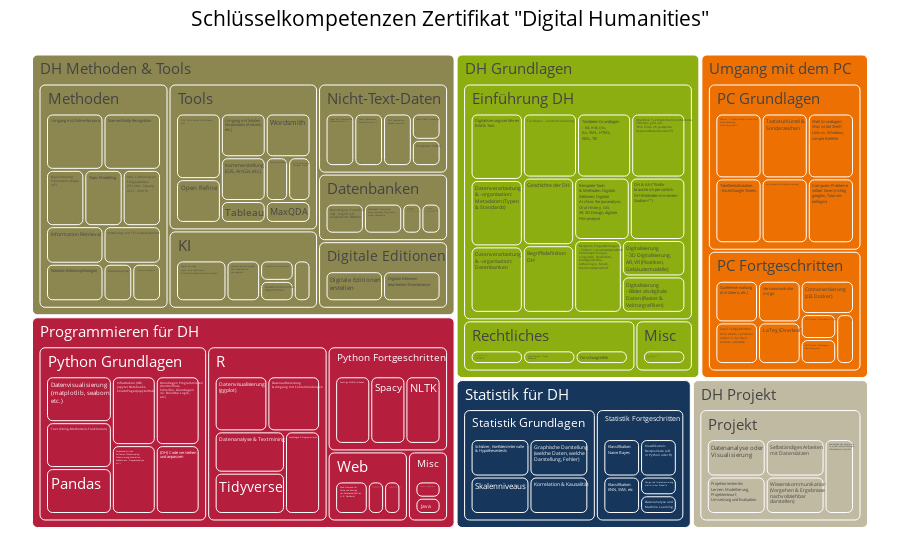

Notebook code cell kept with this figure:
### Markdown cell above
# Ohne Module

### Code cell
import plotly.express as px

fig = px.treemap(df, path=[
    # px.Constant('Schlüsselkompetenzen Zertifikat "Digital Humanities"'),
    # 'Modul',
    'Bereich',
    'Unterbereich',
    'AS'
],
    values='Prio_',
    # hover_data=['Zeitaufwand'],
    # color=df['color'],
    # color_discrete_map={key: RUB_palette[bereich_colors[key]] for key in bereich_colors.keys()}
    # color_discrete_map={key: RUB_palette[bereich_colors[key]] for key in bereich_colors.keys()}
    color='Bereich',
    color_discrete_sequence=df['color'],
    color_discrete_map=dict(zip(df['Bereich'], df['color']))
)
fig.update_traces(marker=dict(cornerradius=5))
fig.update_layout(margin=dict(t=25, l=25, r=25, b=25))
fig.update_traces(hovertemplate='%{label}')
fig.update_layout(
    title={
    'text': 'Schlüsselkompetenzen Zertifikat "Digital Humanities"',  # Set your headline text here
    'y':0.98,  # Position the title slightly below the top edge
    'x':0.5,   # Center-align the title
    'xanchor': 'center',
    'yanchor': 'top'
    },
    # template='seaborn',
    font=dict(
        # family="Courier New, monospace",
        size=15,  # Set the font size here
        color="Black"
    )
)
fig.show()
fig.write_html("AS_Bereiche.html",  include_plotlyjs='cdn')
fig.write_image(f"img/AS_Bereiche.svg")

### Figure 1 — Plotly figure (JSON) as saved in the notebook; plotly's stock layout.template omitted (floating-point values rounded to 4 significant figures)
{"data": [{"branchvalues": "total", "customdata": [["DH Grundlagen"], ["DH Grundlagen"], ["DH Grundlagen"], ["DH Methoden & Tools"], ["DH Methoden & Tools"], ["DH Methoden & Tools"], ["Statistik für DH"], ["Programmieren für DH"], ["Programmieren für DH"], ["DH Grundlagen"], ["DH Grundlagen"], ["DH Grundlagen"], ["Programmieren für DH"], ["DH Projekt"], ["Programmieren für DH"], ["Statistik für DH"], ["Umgang mit dem PC"], ["Umgang mit dem PC"], ["Programmieren für DH"], ["Umgang mit dem PC"], ["DH Methoden & Tools"], ["Programmieren für DH"], ["DH Methoden & Tools"], ["DH Projekt"], ["Umgang mit dem PC"], ["Statistik für DH"], ["Umgang mit dem PC"], ["Umgang mit dem PC"], ["Statistik für DH"], ["Programmieren für DH"], ["DH Methoden & Tools"], ["Programmieren für DH"], ["DH Grundlagen"], ["DH Projekt"], ["DH Grundlagen"], ["DH Methoden & Tools"], ["DH Methoden & Tools"], ["Programmieren für DH"], ["Programmieren für DH"], ["Programmieren für DH"], ["DH Methoden & Tools"], ["Programmieren für DH"], ["Umgang mit dem PC"], ["DH Methoden & Tools"], ["Umgang mit dem PC"], ["Umgang mit dem PC"], ["Programmieren für DH"], ["DH Grundlagen"], ["Umgang mit dem PC"], ["DH Methoden & Tools"], ["DH Methoden & Tools"], ["DH Methoden & Tools"], ["DH Methoden & Tools"], ["DH Projekt"], ["DH Methoden & Tools"], ["DH Methoden & Tools"], ["DH Grundlagen"], ["Statistik für DH"], ["Statistik für DH"], ["DH Methoden & Tools"], ["DH Methoden & Tools"], ["DH Methoden & Tools"], ["Programmieren für DH"], ["DH Grundlagen"], ["Programmieren für DH"], ["DH Methoden & Tools"], ["Statistik für DH"], ["Statistik für DH"], ["DH Methoden & Tools"], ["DH Methoden & Tools"], ["DH Grundlagen"], ["DH Methoden & Tools"], ["DH Methoden & Tools"], ["DH Grundlagen"], ["DH Methoden & Tools"], ["Programmieren für DH"], ["Programmieren für DH"], ["Programmieren für DH"], ["DH Methoden & Tools"], ["Statistik für DH"], ["Umgang mit dem PC"], ["DH Methoden & Tools"], ["DH Methoden & Tools"], ["DH Methoden & Tools"], ["DH Methoden & Tools"], ["Programmieren für DH"], ["DH Methoden & Tools"], ["DH Projekt"], ["DH Methoden & Tools"], ["DH Methoden & Tools"], ["Umgang mit dem PC"], ["DH Grundlagen"], ["DH Methoden & Tools"], ["DH Grundlagen"], ["DH Methoden & Tools"], ["Umgang mit dem PC"], ["Umgang mit dem PC"], ["DH Grundlagen"], ["DH Grundlagen"], ["Programmieren für DH"], ["DH Methoden & Tools"], ["DH Methoden & Tools"], ["DH Grundlagen"], ["DH Methoden & Tools"], ["DH Methoden & Tools"], ["DH Grundlagen"], ["Programmieren für DH"], ["DH Methoden & Tools"], ["Umgang mit dem PC"], ["Umgang mit dem PC"], ["DH Projekt"], ["Programmieren für DH"], ["Programmieren für DH"], ["Programmieren für DH"], ["DH Grundlagen"], ["Statistik für DH"], ["Statistik für DH"], ["DH Methoden & Tools"], ["Programmieren für DH"], ["DH Grundlagen"], ["DH Methoden & Tools"], ["DH Projekt"], ["Programmieren für DH"], ["Statistik für DH"], ["Umgang mit dem PC"]], "domain": {"x": [0, 1], "y": [0, 1]}, "hovertemplate": "%{label}", "ids": ["DH Grundlagen/Einführung DH/Digitalisierung<br>- 3D Digitalisierung,<br>AR, VR (Plastiken,<br>Gebäudemodelle)", "DH Grundlagen/Einführung DH/Digitalisierungsverfahren<br>Bild & Text", "DH Grundlagen/Einführung DH/Digitalisierung<br>- Bilder als digitale<br>Daten (Raster &<br>Vektorgrafiken)", "DH Methoden & Tools/Methoden/Digitalisierung:<br>Frameworks (bspw.<br>IIIF)", "DH Methoden & Tools/Digitale Editionen/Digitale Editionen<br>erstellen", "DH Methoden & Tools/Digitale Editionen/Digitale Editionen<br>bearbeiten/ Maintenance", "Statistik für DH/Statistik Fortgeschritten/Design und Implementierung<br>statistischer Modelle", "Programmieren für DH/Python Grundlagen/Datenvisualisierung<br>(matplotlib, seaborn,<br>etc.)", "Programmieren für DH/R/Datenvisualisierung<br>(ggplot)", "DH Grundlagen/Einführung DH/Datenverarbeitung<br>& -organisation:<br>Metadaten (Typen<br>& Standards)", "DH Grundlagen/Einführung DH/Datenverarbeitung<br>& -organisation:<br>Datenbanken", "DH Grundlagen/Rechtliches/Datenschutz, Copyright,<br>DSGVO (in Bezug<br>auf Webscraping)", "Programmieren für DH/R/Datenaufbereitung<br>& Umgang mit Fehlermeldungen", "DH Projekt/Projekt/Datenanalyse oder<br>Visualisierung", "Programmieren für DH/R/Datenanalyse & Textmining", "Statistik für DH/Statistik Fortgeschritten/Datenanalyse und<br>Machine Learning", "Umgang mit dem PC/PC Grundlagen/Dateien - Ordnerstruktur/-hierarchie,<br>Pfade, Benennung,<br>Arten, Umwandeln", "Umgang mit dem PC/PC Grundlagen/Tabellenkalkulation<br>- Excel/Google Sheets", "Programmieren für DH/Python Grundlagen/Text (String-Methoden/-Funktionen)", "Umgang mit dem PC/PC Grundlagen/Tastaturkürzel &<br>Sonderzeichen", "DH Methoden & Tools/Tools/Open Refine", "Programmieren für DH/Python Grundlagen/Pandas", "DH Methoden & Tools/Tools/Tableau", "DH Projekt/Projekt/Projektorientiertes<br>Lernen: Modellierung,<br>Projektentwurf,<br>Umsetzung und Evaluation", "Umgang mit dem PC/PC Fortgeschritten/Quellenverwaltung<br>(mit Zotero, etc.)", "Statistik für DH/Statistik Grundlagen/Schätzer, Konfidenzintervalle<br>& Hypothesentests", "Umgang mit dem PC/PC Fortgeschritten/Shell Fortgeschritten:<br>shell scripts, variablen,<br>editor in der shell,<br>remote access/ssh", "Umgang mit dem PC/PC Grundlagen/Shell Grundlagen:<br>Was ist die Shell?,<br>Unix vs. Windows,<br>simple Befehle", "Statistik für DH/Statistik Grundlagen/Skalenniveaus", "Programmieren für DH/Python Fortgeschritten/Sonstige DH-Bibliotheken", "DH Methoden & Tools/Tools/Sonstige DH-Tools", "Programmieren für DH/Python Fortgeschritten/Spacy", "DH Grundlagen/Einführung DH/Textdaten - Zeichenkodierung", "DH Projekt/Projekt/Selbständiges Arbeiten<br>mit Datensätzen", "DH Grundlagen/Einführung DH/Textdaten Grundlagen<br>-  txt, md, csv,<br>tsv, XML, HTML,<br>KML, TEI", "DH Methoden & Tools/Tools/OCR: Tools, Python-Bibliotheken,<br>APIs", "DH Methoden & Tools/Methoden/Topic Modelling", "Programmieren für DH/Web/Webseiten (HTML,<br>CSS, PHP, JavaScript)", "Programmieren für DH/Web/Web-Programmierung/<br>-Frameworks (Django,<br>Flask, etc.)", "Programmieren für DH/Web/Web-Frontend zur<br>Suche und Anzeige<br>von Datenbankinhalten<br>(z.B. Dashbord)", "DH Methoden & Tools/Nicht-Text-Daten/Video & 3D (Bearbeiten,<br>Konvertieren, etc.)", "Programmieren für DH/R/Tidyverse", "Umgang mit dem PC/PC Grundlagen/Versionskontrolle/Datensicherung", "DH Methoden & Tools/Tools/Umgang mit lokalen<br>Korpustools (Antconc,<br>etc.)", "Umgang mit dem PC/PC Fortgeschritten/Versionskontrolle<br>mit git", "Umgang mit dem PC/PC Fortgeschritten/UNIX/Linux: Serveradministration", "Programmieren für DH/Misc/UNIX/Linux: Script-Sprachen", "DH Grundlagen/Rechtliches/Open Access / Open<br>Research", "Umgang mit dem PC/PC Fortgeschritten/UNIX/Linux: Grundlagen,<br>Betriebssystem", "DH Methoden & Tools/Tools/Trifacta/Alteryx<br>Designer Cloud", "DH Methoden & Tools/KI/Transformer-Architektur", "DH Methoden & Tools/Methoden/Umgang mit Online-Korpora", "DH Methoden & Tools/KI/Überblick (High<br>Level: wie funktioniert<br>KI/ML/Klassifikation/Generation/Bias)", "DH Projekt/Projekt/Wissenskommunikation<br>(Vorgehen & Ergebnisse<br>nachvollziehbar<br>darstellen)", "DH Methoden & Tools/Tools/Wordsmith", "DH Methoden & Tools/Methoden/XML-Technologien<br>Fortgeschritten<br>(TEI-XML, Xquery,<br>XSLT, XPATH)", "DH Grundlagen/Einführung DH/Überblick Textdatenbanken/Korpora<br>(\"Welche gibt es?\",<br>\"Wie finde ich passende<br>Korpora/Datenbanken?\")", "Statistik für DH/Statistik Fortgeschritten/Klassifikation:<br>Naive Bayes", "Statistik für DH/Statistik Grundlagen/Graphische Darstellung<br>(welche Daten, welche<br>Darstellung, Fehler)", "DH Methoden & Tools/Datenbanken/Grundlagen: Excel/CSV,<br>SQL, Zugriff auf<br>existierende DBs/API", "DH Methoden & Tools/Datenbanken/Grundlagen: Verwalten,<br>Zusammenfügen, Analysieren<br>großer Datensätze", "DH Methoden & Tools/Methoden/Information Retrieval", "Programmieren für DH/Python Grundlagen/Infrastruktur (IDE,<br>Jupyter Notebooks,<br>Colab/Pages/JupyterHub)", "DH Grundlagen/Misc/Internationale Standards<br>in der Auszeichnung<br>von (Meta)daten<br>z.B. METS, MODS,<br>TEI", "Programmieren für DH/Misc/Java ", "DH Methoden & Tools/Tools/Kartenerstellung<br>(GIS, ArcGis, etc.)", "Statistik für DH/Statistik Fortgeschritten/Klassifikation:<br>Beispielcode (z.B.<br>in Python oder R)", "Statistik für DH/Statistik Fortgeschritten/Klassifikation:<br>KNN, SVM, etc", "DH Methoden & Tools/Methoden/Kollation (Editionsphilologie)", "DH Methoden & Tools/Methoden/Graphanalyse", "DH Grundlagen/Einführung DH/Geschichte der DH", "DH Methoden & Tools/Datenbanken/Fortgeschritten:<br>selbst aufsetzen,<br>bearbeiten, maintainen", "DH Methoden & Tools/Datenbanken/Fortgeschritten:<br>SQL/NoSQL, eXist-db,<br>MongoDB, etc.", "DH Grundlagen/Rechtliches/Forschungsethik", "DH Methoden & Tools/Methoden/Erstellung von TEI-Customisations", "Programmieren für DH/R/Grundlagen R Programmieren", "Programmieren für DH/Python Grundlagen/Grundlagen Programmieren<br>(Kontrollfluss,<br>Schleifen, Grundlagen<br>i/o, Boolsche Logik,<br>etc.)", "Programmieren für DH/Python Fortgeschritten/NLTK", "DH Methoden & Tools/Methoden/Named Entity Recognition", "Statistik für DH/Statistik Grundlagen/Korrelation & Kausalität", "Umgang mit dem PC/PC Fortgeschritten/LaTeχ (Overleaf)", "DH Methoden & Tools/KI/Maschinelles Lernen:<br>Algorithmen", "DH Methoden & Tools/KI/Mathematische Grundlagen", "DH Methoden & Tools/Tools/MaxQDA", "DH Methoden & Tools/Methoden/Network Analysis", "Programmieren für DH/Python Grundlagen/Korpusanalytische<br>Verfahren (Webscraping,<br>Tokenisierung, Annotation,<br>Kookkurrenz-, Frequenzanalyse,<br>etc.)", "DH Methoden & Tools/KI/(Python-)Beispielprojekt<br>zum Ausprobieren<br>und Anpassen", "DH Projekt/Projekt/Anwendung der Kenntnisse<br>in einem selbstständigen<br>(Datenanalyse-)projekt", "DH Methoden & Tools/Nicht-Text-Daten/Audio (Bearbeiten,<br>Konvertieren, etc.)", "DH Methoden & Tools/Nicht-Text-Daten/Audio Signal Processing", "Umgang mit dem PC/PC Fortgeschritten/Aufbau/Administration<br>von Client-Server-Architektur", "DH Grundlagen/Einführung DH/Begriffsdefinition<br>DH", "DH Methoden & Tools/Nicht-Text-Daten/Bild (Bearbeiten,<br>Konvertieren, etc.)", "DH Grundlagen/Einführung DH/Beispiele Tools<br>& Methoden: Digitale<br>Editionen, Digitale<br>Archive, Korpusanalyse,<br>Oral History, GIS,<br>VR, 3D-Design, digitale<br>Filmanalyse", "DH Methoden & Tools/Nicht-Text-Daten/Computer Vision", "Umgang mit dem PC/PC Grundlagen/Computer-Probleme<br>selber lösen (richtig<br>googlen, Tutorials<br>befolgen)", "Umgang mit dem PC/PC Fortgeschritten/Containerisierung<br>(z.B. Docker)", "DH Grundlagen/Einführung DH/DH & Ich (\"Wofür<br>brauche ich persönlich<br>DH-Methoden in meinem<br>Studium?\")", "DH Grundlagen/Einführung DH/Beispiele Fragestellungen<br>- Fächer: Literaturwissenschaft,<br>Editionsphilologie,<br>Linguistik, Geschichte,<br>Kunstgeschichte,<br>Archäologie, Musik,<br>Medienwissenschaft", "Programmieren für DH/Python Grundlagen/(DH) Code verstehen<br>und anpassen", "DH Methoden & Tools/Datenbanken", "DH Methoden & Tools/Digitale Editionen", "DH Grundlagen/Einführung DH", "DH Methoden & Tools/KI", "DH Methoden & Tools/Methoden", "DH Grundlagen/Misc", "Programmieren für DH/Misc", "DH Methoden & Tools/Nicht-Text-Daten", "Umgang mit dem PC/PC Fortgeschritten", "Umgang mit dem PC/PC Grundlagen", "DH Projekt/Projekt", "Programmieren für DH/Python Fortgeschritten", "Programmieren für DH/Python Grundlagen", "Programmieren für DH/R", "DH Grundlagen/Rechtliches", "Statistik für DH/Statistik Fortgeschritten", "Statistik für DH/Statistik Grundlagen", "DH Methoden & Tools/Tools", "Programmieren für DH/Web", "DH Grundlagen", "DH Methoden & Tools", "DH Projekt", "Programmieren für DH", "Statistik für DH", "Umgang mit dem PC"], "labels": ["Digitalisierung<br>- 3D Digitalisierung,<br>AR, VR (Plastiken,<br>Gebäudemodelle)", "Digitalisierungsverfahren<br>Bild & Text", "Digitalisierung<br>- Bilder als digitale<br>Daten (Raster &<br>Vektorgrafiken)", "Digitalisierung:<br>Frameworks (bspw.<br>IIIF)", "Digitale Editionen<br>erstellen", "Digitale Editionen<br>bearbeiten/ Maintenance", "Design und Implementierung<br>statistischer Modelle", "Datenvisualisierung<br>(matplotlib, seaborn,<br>etc.)", "Datenvisualisierung<br>(ggplot)", "Datenverarbeitung<br>& -organisation:<br>Metadaten (Typen<br>& Standards)", "Datenverarbeitung<br>& -organisation:<br>Datenbanken", "Datenschutz, Copyright,<br>DSGVO (in Bezug<br>auf Webscraping)", "Datenaufbereitung<br>& Umgang mit Fehlermeldungen", "Datenanalyse oder<br>Visualisierung", "Datenanalyse & Textmining", "Datenanalyse und<br>Machine Learning", "Dateien - Ordnerstruktur/-hierarchie,<br>Pfade, Benennung,<br>Arten, Umwandeln", "Tabellenkalkulation<br>- Excel/Google Sheets", "Text (String-Methoden/-Funktionen)", "Tastaturkürzel &<br>Sonderzeichen", "Open Refine", "Pandas", "Tableau", "Projektorientiertes<br>Lernen: Modellierung,<br>Projektentwurf,<br>Umsetzung und Evaluation", "Quellenverwaltung<br>(mit Zotero, etc.)", "Schätzer, Konfidenzintervalle<br>& Hypothesentests", "Shell Fortgeschritten:<br>shell scripts, variablen,<br>editor in der shell,<br>remote access/ssh", "Shell Grundlagen:<br>Was ist die Shell?,<br>Unix vs. Windows,<br>simple Befehle", "Skalenniveaus", "Sonstige DH-Bibliotheken", "Sonstige DH-Tools", "Spacy", "Textdaten - Zeichenkodierung", "Selbständiges Arbeiten<br>mit Datensätzen", "Textdaten Grundlagen<br>-  txt, md, csv,<br>tsv, XML, HTML,<br>KML, TEI", "OCR: Tools, Python-Bibliotheken,<br>APIs", "Topic Modelling", "Webseiten (HTML,<br>CSS, PHP, JavaScript)", "Web-Programmierung/<br>-Frameworks (Django,<br>Flask, etc.)", "Web-Frontend zur<br>Suche und Anzeige<br>von Datenbankinhalten<br>(z.B. Dashbord)", "Video & 3D (Bearbeiten,<br>Konvertieren, etc.)", "Tidyverse", "Versionskontrolle/Datensicherung", "Umgang mit lokalen<br>Korpustools (Antconc,<br>etc.)", "Versionskontrolle<br>mit git", "UNIX/Linux: Serveradministration", "UNIX/Linux: Script-Sprachen", "Open Access / Open<br>Research", "UNIX/Linux: Grundlagen,<br>Betriebssystem", "Trifacta/Alteryx<br>Designer Cloud", "Transformer-Architektur", "Umgang mit Online-Korpora", "Überblick (High<br>Level: wie funktioniert<br>KI/ML/Klassifikation/Generation/Bias)", "Wissenskommunikation<br>(Vorgehen & Ergebnisse<br>nachvollziehbar<br>darstellen)", "Wordsmith", "XML-Technologien<br>Fortgeschritten<br>(TEI-XML, Xquery,<br>XSLT, XPATH)", "Überblick Textdatenbanken/Korpora<br>(\"Welche gibt es?\",<br>\"Wie finde ich passende<br>Korpora/Datenbanken?\")", "Klassifikation:<br>Naive Bayes", "Graphische Darstellung<br>(welche Daten, welche<br>Darstellung, Fehler)", "Grundlagen: Excel/CSV,<br>SQL, Zugriff auf<br>existierende DBs/API", "Grundlagen: Verwalten,<br>Zusammenfügen, Analysieren<br>großer Datensätze", "Information Retrieval", "Infrastruktur (IDE,<br>Jupyter Notebooks,<br>Colab/Pages/JupyterHub)", "Internationale Standards<br>in der Auszeichnung<br>von (Meta)daten<br>z.B. METS, MODS,<br>TEI", "Java ", "Kartenerstellung<br>(GIS, ArcGis, etc.)", "Klassifikation:<br>Beispielcode (z.B.<br>in Python oder R)", "Klassifikation:<br>KNN, SVM, etc", "Kollation (Editionsphilologie)", "Graphanalyse", "Geschichte der DH", "Fortgeschritten:<br>selbst aufsetzen,<br>bearbeiten, maintainen", "Fortgeschritten:<br>SQL/NoSQL, eXist-db,<br>MongoDB, etc.", "Forschungsethik", "Erstellung von TEI-Customisations", "Grundlagen R Programmieren", "Grundlagen Programmieren<br>(Kontrollfluss,<br>Schleifen, Grundlagen<br>i/o, Boolsche Logik,<br>etc.)", "NLTK", "Named Entity Recognition", "Korrelation & Kausalität", "LaTeχ (Overleaf)", "Maschinelles Lernen:<br>Algorithmen", "Mathematische Grundlagen", "MaxQDA", "Network Analysis", "Korpusanalytische<br>Verfahren (Webscraping,<br>Tokenisierung, Annotation,<br>Kookkurrenz-, Frequenzanalyse,<br>etc.)", "(Python-)Beispielprojekt<br>zum Ausprobieren<br>und Anpassen", "Anwendung der Kenntnisse<br>in einem selbstständigen<br>(Datenanalyse-)projekt", "Audio (Bearbeiten,<br>Konvertieren, etc.)", "Audio Signal Processing", "Aufbau/Administration<br>von Client-Server-Architektur", "Begriffsdefinition<br>DH", "Bild (Bearbeiten,<br>Konvertieren, etc.)", "Beispiele Tools<br>& Methoden: Digitale<br>Editionen, Digitale<br>Archive, Korpusanalyse,<br>Oral History, GIS,<br>VR, 3D-Design, digitale<br>Filmanalyse", "Computer Vision", "Computer-Probleme<br>selber lösen (richtig<br>googlen, Tutorials<br>befolgen)", "Containerisierung<br>(z.B. Docker)", "DH & Ich (\"Wofür<br>brauche ich persönlich<br>DH-Methoden in meinem<br>Studium?\")", "Beispiele Fragestellungen<br>- Fächer: Literaturwissenschaft,<br>Editionsphilologie,<br>Linguistik, Geschichte,<br>Kunstgeschichte,<br>Archäologie, Musik,<br>Medienwissenschaft", "(DH) Code verstehen<br>und anpassen", "Datenbanken", "Digitale Editionen", "Einführung DH", "KI", "Methoden", "Misc", "Misc", "Nicht-Text-Daten", "PC Fortgeschritten", "PC Grundlagen", "Projekt", "Python Fortgeschritten", "Python Grundlagen", "R", "Rechtliches", "Statistik Fortgeschritten", "Statistik Grundlagen", "Tools", "Web", "DH Grundlagen", "DH Methoden & Tools", "DH Projekt", "Programmieren für DH", "Statistik für DH", "Umgang mit dem PC"], "marker": {"colors": ["#8dae10", "#8dae10", "#8dae10", "#8c8751", "#8c8751", "#8c8751", "#17365c", "#b61e3e", "#b61e3e", "#8dae10", "#8dae10", "#8dae10", "#b61e3e", "#c1baa3", "#b61e3e", "#17365c", "#ed7102", "#ed7102", "#b61e3e", "#ed7102", "#8c8751", "#b61e3e", "#8c8751", "#c1baa3", "#ed7102", "#17365c", "#ed7102", "#ed7102", "#17365c", "#b61e3e", "#8c8751", "#b61e3e", "#8dae10", "#c1baa3", "#8dae10", "#8c8751", "#8c8751", "#b61e3e", "#b61e3e", "#b61e3e", "#8c8751", "#b61e3e", "#ed7102", "#8c8751", "#ed7102", "#ed7102", "#b61e3e", "#8dae10", "#ed7102", "#8c8751", "#8c8751", "#8c8751", "#8c8751", "#c1baa3", "#8c8751", "#8c8751", "#8dae10", "#17365c", "#17365c", "#8c8751", "#8c8751", "#8c8751", "#b61e3e", "#8dae10", "#b61e3e", "#8c8751", "#17365c", "#17365c", "#8c8751", "#8c8751", "#8dae10", "#8c8751", "#8c8751", "#8dae10", "#8c8751", "#b61e3e", "#b61e3e", "#b61e3e", "#8c8751", "#17365c", "#ed7102", "#8c8751", "#8c8751", "#8c8751", "#8c8751", "#b61e3e", "#8c8751", "#c1baa3", "#8c8751", "#8c8751", "#ed7102", "#8dae10", "#8c8751", "#8dae10", "#8c8751", "#ed7102", "#ed7102", "#8dae10", "#8dae10", "#b61e3e", "#8c8751", "#8c8751", "#8dae10", "#8c8751", "#8c8751", "#8dae10", "#b61e3e", "#8c8751", "#ed7102", "#ed7102", "#c1baa3", "#b61e3e", "#b61e3e", "#b61e3e", "#8dae10", "#17365c", "#17365c", "#8c8751", "#b61e3e", "#8dae10", "#8c8751", "#c1baa3", "#b61e3e", "#17365c", "#ed7102"], "cornerradius": 5}, "name": "", "parents": ["DH Grundlagen/Einführung DH", "DH Grundlagen/Einführung DH", "DH Grundlagen/Einführung DH", "DH Methoden & Tools/Methoden", "DH Methoden & Tools/Digitale Editionen", "DH Methoden & Tools/Digitale Editionen", "Statistik für DH/Statistik Fortgeschritten", "Programmieren für DH/Python Grundlagen", "Programmieren für DH/R", "DH Grundlagen/Einführung DH", "DH Grundlagen/Einführung DH", "DH Grundlagen/Rechtliches", "Programmieren für DH/R", "DH Projekt/Projekt", "Programmieren für DH/R", "Statistik für DH/Statistik Fortgeschritten", "Umgang mit dem PC/PC Grundlagen", "Umgang mit dem PC/PC Grundlagen", "Programmieren für DH/Python Grundlagen", "Umgang mit dem PC/PC Grundlagen", "DH Methoden & Tools/Tools", "Programmieren für DH/Python Grundlagen", "DH Methoden & Tools/Tools", "DH Projekt/Projekt", "Umgang mit dem PC/PC Fortgeschritten", "Statistik für DH/Statistik Grundlagen", "Umgang mit dem PC/PC Fortgeschritten", "Umgang mit dem PC/PC Grundlagen", "Statistik für DH/Statistik Grundlagen", "Programmieren für DH/Python Fortgeschritten", "DH Methoden & Tools/Tools", "Programmieren für DH/Python Fortgeschritten", "DH Grundlagen/Einführung DH", "DH Projekt/Projekt", "DH Grundlagen/Einführung DH", "DH Methoden & Tools/Tools", "DH Methoden & Tools/Methoden", "Programmieren für DH/Web", "Programmieren für DH/Web", "Programmieren für DH/Web", "DH Methoden & Tools/Nicht-Text-Daten", "Programmieren für DH/R", "Umgang mit dem PC/PC Grundlagen", "DH Methoden & Tools/Tools", "Umgang mit dem PC/PC Fortgeschritten", "Umgang mit dem PC/PC Fortgeschritten", "Programmieren für DH/Misc", "DH Grundlagen/Rechtliches", "Umgang mit dem PC/PC Fortgeschritten", "DH Methoden & Tools/Tools", "DH Methoden & Tools/KI", "DH Methoden & Tools/Methoden", "DH Methoden & Tools/KI", "DH Projekt/Projekt", "DH Methoden & Tools/Tools", "DH Methoden & Tools/Methoden", "DH Grundlagen/Einführung DH", "Statistik für DH/Statistik Fortgeschritten", "Statistik für DH/Statistik Grundlagen", "DH Methoden & Tools/Datenbanken", "DH Methoden & Tools/Datenbanken", "DH Methoden & Tools/Methoden", "Programmieren für DH/Python Grundlagen", "DH Grundlagen/Misc", "Programmieren für DH/Misc", "DH Methoden & Tools/Tools", "Statistik für DH/Statistik Fortgeschritten", "Statistik für DH/Statistik Fortgeschritten", "DH Methoden & Tools/Methoden", "DH Methoden & Tools/Methoden", "DH Grundlagen/Einführung DH", "DH Methoden & Tools/Datenbanken", "DH Methoden & Tools/Datenbanken", "DH Grundlagen/Rechtliches", "DH Methoden & Tools/Methoden", "Programmieren für DH/R", "Programmieren für DH/Python Grundlagen", "Programmieren für DH/Python Fortgeschritten", "DH Methoden & Tools/Methoden", "Statistik für DH/Statistik Grundlagen", "Umgang mit dem PC/PC Fortgeschritten", "DH Methoden & Tools/KI", "DH Methoden & Tools/KI", "DH Methoden & Tools/Tools", "DH Methoden & Tools/Methoden", "Programmieren für DH/Python Grundlagen", "DH Methoden & Tools/KI", "DH Projekt/Projekt", "DH Methoden & Tools/Nicht-Text-Daten", "DH Methoden & Tools/Nicht-Text-Daten", "Umgang mit dem PC/PC Fortgeschritten", "DH Grundlagen/Einführung DH", "DH Methoden & Tools/Nicht-Text-Daten", "DH Grundlagen/Einführung DH", "DH Methoden & Tools/Nicht-Text-Daten", "Umgang mit dem PC/PC Grundlagen", "Umgang mit dem PC/PC Fortgeschritten", "DH Grundlagen/Einführung DH", "DH Grundlagen/Einführung DH", "Programmieren für DH/Python Grundlagen", "DH Methoden & Tools", "DH Methoden & Tools", "DH Grundlagen", "DH Methoden & Tools", "DH Methoden & Tools", "DH Grundlagen", "Programmieren für DH", "DH Methoden & Tools", "Umgang mit dem PC", "Umgang mit dem PC", "DH Projekt", "Programmieren für DH", "Programmieren für DH", "Programmieren für DH", "DH Grundlagen", "Statistik für DH", "Statistik für DH", "DH Methoden & Tools", "Programmieren für DH", "", "", "", "", "", ""], "type": "treemap", "values": [2, 3, 2, 2, 3, 3, 1, 3, 3, 3, 3, 2, 3, 3, 3, 1, 3, 3, 3, 3, 2, 3, 1, 3, 2, 3, 2, 3, 3, 3, 1, 3, 3, 3, 3, 3, 2, 1, 1, 2, 2, 3, 3, 2, 2, 1, 1, 2, 1, 1, 1, 3, 3, 3, 2, 2, 3, 2, 3, 2, 2, 2, 3, 2, 1, 2, 2, 2, 2, 1, 3, 1, 1, 2, 2, 3, 3, 3, 3, 3, 2, 1, 1, 1, 1, 3, 2, 3, 2, 1, 1, 3, 2, 3, 1, 3, 2, 3, 3, 3, 6, 6, 37, 8, 20, 2, 2, 8, 13, 18, 15, 9, 21, 15, 6, 8, 12, 15, 4, 45, 63, 15, 51, 20, 31]}], "layout": {"font": {"color": "Black", "size": 15}, "legend": {"tracegroupgap": 0}, "margin": {"b": 25, "l": 25, "r": 25, "t": 25}, "title": {"text": "Schlüsselkompetenzen Zertifikat \"Digital Humanities\"", "x": 0.5, "xanchor": "center", "y": 0.98, "yanchor": "top"}, "treemapcolorway": ["#ed7102", "#ed7102", "#ed7102", "#ed7102", "#ed7102", "#ed7102", "#ed7102", "#ed7102", "#ed7102", "#ed7102", "#ed7102", "#ed7102", "#ed7102", "#ed7102", "#8dae10", "#8dae10", "#8dae10", "#8dae10", "#8dae10", "#8dae10", "#8dae10", "#8dae10", "#8dae10", "#8dae10", "#8dae10", "#8dae10", "#8dae10", "#8dae10", "#8dae10", "#8dae10", "#8dae10", "#b61e3e", "#b61e3e", "#b61e3e", "#b61e3e", "#b61e3e", "#b61e3e", "#b61e3e", "#b61e3e", "#b61e3e", "#b61e3e", "#b61e3e", "#b61e3e", "#b61e3e", "#b61e3e", "#b61e3e", "#b61e3e", "#b61e3e", "#b61e3e", "#b61e3e", "#b61e3e", "#17365c", "#17365c", "#17365c", "#17365c", "#17365c", "#17365c", "#17365c", "#17365c", "#17365c", "#8c8751", "#8c8751", "#8c8751", "#8c8751", "#8c8751", "#8c8751", "#8c8751", "#8c8751", "#8c8751", "#8c8751", "#8c8751", "#8c8751", "#8c8751", "#8c8751", "#8c8751", "#8c8751", "#8c8751", "#8c8751", "#8c8751", "#8c8751", "#8c8751", "#8c8751", "#8c8751", "#8c8751", "#8c8751", "#8c8751", "#8c8751", "#8c8751", "#8c8751", "#8c8751", "#8c8751", "#8c8751", "#8c8751", "#8c8751", "#8c8751", "#c1baa3", "#c1baa3", "#c1baa3", "#c1baa3", "#c1baa3"]}}
